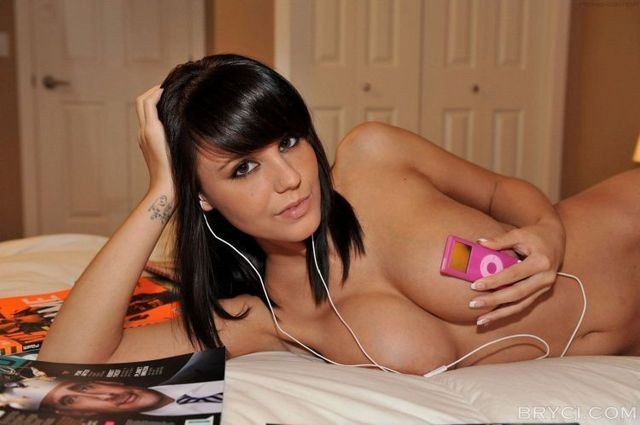
//> input picture cv26_sobel/cat.jpg, 640 x 425 px
$ ./main   (built with g++ and OpenCV 4)
//> lines starting //> are read from the running program, lines starting //| are printed output that depends on the picture
//> further down, src is the input picture: 425 rows x 640 cols, CV_8UC3; mean B, G, R 78.7, 102.9, 143.5
#include <cv.h>
#include <highgui.h>
#include <stdlib.h>
#include <stdio.h>
#include <iostream>

#include <videoInput.h>

const char *inWinName = "original";
const char *outWinName = "result";
const char *defaultName = "cat.jpg";
const char ESC = 27;
const char ENTER = 13;

int xorder = 1, yorder  = 1; // trackbar variables
int xorder_max = 2, yorder_max = 2;
int aperture = 3, aperture_max = 7;

IplImage *src,*dst,*dst2;

int getUnevenAperture(){
	if (aperture%2 == 0)
		return aperture-1;
	return aperture;
}

void allTrackbarsCallback(int){
	if (xorder !=0 || yorder !=0){
		int ap = getUnevenAperture();
		if (ap == CV_SCHARR)
		{
			if ((xorder == 0 && yorder ==1) || (xorder == 1 && yorder == 0))
				cvSobel(src,dst,xorder,yorder,ap);
			else
				std::cout << "Scharr can be used only for the first dx or dy derivative " << std::endl;
		}
		else
			cvSobel(src,dst,xorder,yorder,ap);
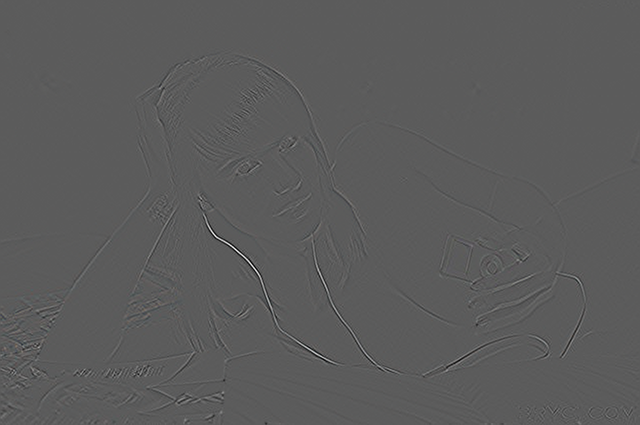
//> dst: 425 rows x 640 cols, CV_16SC3; mean B, G, R 0, 0, 0; drawn with min black and max white


		cvScale(dst,dst2);
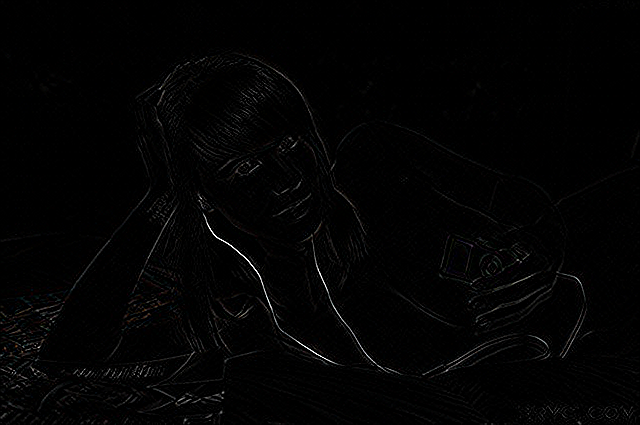
//> dst2: 425 rows x 640 cols, CV_8UC3; mean B, G, R 3, 3, 3.1
		cvShowImage(outWinName,dst2);
		return;
	}
	std::cout << "Both dx and dy set to zero" << std::endl;
}

int main(int argc, char *argv[])
{
	using namespace std;
	const char *filename = (argc > 1) ? argv[1] : defaultName;

	src = cvLoadImage(filename);
	if (!src){
		cout << "Can't load image: " << filename << endl;
		cin.ignore();
		exit(1);
	}
	cout << "Image loaded: " << filename << endl;

	cvNamedWindow(inWinName,CV_WINDOW_AUTOSIZE);
	cvShowImage(inWinName,src);

	dst = cvCreateImage(cvGetSize(src),IPL_DEPTH_16S,src->nChannels);
	dst2 = cvCloneImage(src);

	cvCreateTrackbar("X order",inWinName,&xorder,xorder_max,allTrackbarsCallback);
	cvCreateTrackbar("Y order",inWinName,&yorder,yorder_max,allTrackbarsCallback);
	cvCreateTrackbar("Aperture",inWinName,&aperture,aperture_max,allTrackbarsCallback);

	allTrackbarsCallback(0);

	cvWaitKey();

	cvReleaseImage(&src);

	cvDestroyAllWindows();
}
